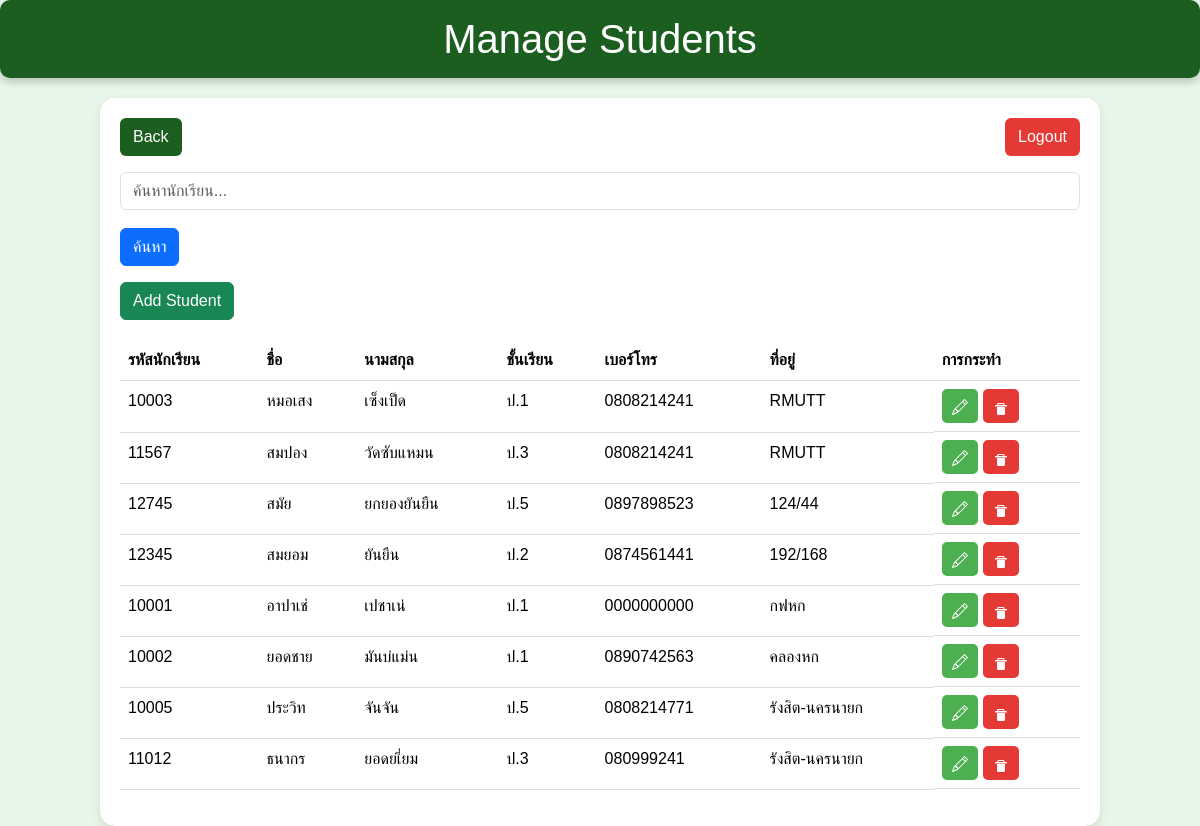
Screenshot of /admin_manage_student.php with the database file from the repository.
### tables this page shows
CREATE TABLE `student` (
  `id` int(11) NOT NULL,
  `student_code` varchar(50) NOT NULL,
  `Fname` varchar(50) NOT NULL,
  `Lname` varchar(50) NOT NULL,
  `class` varchar(20) NOT NULL,
  `phone` varchar(15) DEFAULT NULL,
  `address` text DEFAULT NULL
);

### admin_manage_student.php (the view, shortened to what this page needs)
<?php
require 'config.php';
$search = $_GET['search'] ?? "";
$search_param = "%$search%";
$stmt = $conn->prepare("SELECT id, student_code, Fname, Lname, class, phone, address FROM student WHERE student_code LIKE ? OR Fname LIKE ? OR Lname LIKE ? OR class LIKE ?");
$stmt->bind_param("ssss", $search_param, $search_param, $search_param, $search_param);
$stmt->execute();
$result = $stmt->get_result();
?>
<!DOCTYPE html>
<html lang="en">
<head>
    <link href="https://cdn.jsdelivr.net/npm/bootstrap@5.3.3/dist/css/bootstrap.min.css" rel="stylesheet">
</head>
<body>
    <h1 id="title">Manage Students</h1>
    <div class="container">
        <div class="d-flex justify-content-between mb-3">
            <a href="admin_dashboard.php" class="btn btn-back">Back</a>
            <a href="index.php" class="btn btn-logout">Logout</a>
        </div>
        <form method="GET" class="mb-3">
            <input type="text" name="search" class="form-control" placeholder="ค้นหานักเรียน..." value="<?php echo htmlspecialchars($search); ?>">
            <button type="submit" class="btn btn-primary mt-2">ค้นหา</button>
        </form>
        <div class="d-flex justify-content-between mb-3">
            <a href="admin_add_student.php" class="btn btn-success">Add Student</a>
        </div>
        <table class="table">
            <thead>
                <tr>
                    <th>รหัสนักเรียน</th>
                    <th>ชื่อ</th>
                    <th>นามสกุล</th>
                    <th>ชั้นเรียน</th>
                    <th>เบอร์โทร</th>
                    <th>ที่อยู่</th>
                    <th>การกระทำ</th>
                </tr>
            </thead>
            <tbody>
                <?php if ($result->num_rows > 0): ?>
                    <?php while ($row = $result->fetch_assoc()): ?>
                        <tr>
                            <td><?php echo htmlspecialchars($row['student_code']); ?></td>
                            <td><?php echo htmlspecialchars($row['Fname']); ?></td>
                            <td><?php echo htmlspecialchars($row['Lname']); ?></td>
                            <td><?php echo htmlspecialchars($row['class']); ?></td>
                            <td><?php echo htmlspecialchars($row['phone']); ?></td>
                            <td><?php echo htmlspecialchars($row['address']); ?></td>
                            <td class="action-buttons">
                                <a href="admin_edit_student.php?id=<?php echo $row['id']; ?>" class="btn btn-edit">
                                </a>
                                <a href="admin_delete_student.php?id=<?php echo $row['id']; ?>" class="btn btn-delete" onclick="return confirm('คุณแน่ใจหรือไม่ว่าต้องการลบนักเรียนคนนี้?');">
                                </a>
                            </td>
                        </tr>
                    <?php endwhile; ?>
                <?php else: ?>
                    <tr>
                        <td colspan="7" class="text-center">ไม่พบข้อมูลนักเรียน</td>
                    </tr>
                <?php endif; ?>
            </tbody>
        </table>
    </div>
</body>
</html>

### admin_manage_student.php (style rules this page uses)
body { background-color: #e8f5e9; font-family: Arial, sans-serif; }
#title { text-align: center; padding: 15px; background-color: #1b5e20; color: white; margin-bottom: 20px; border-radius: 10px; box-shadow: 0 4px 8px rgba(0, 0, 0, 0.2); }
.container { max-width: 1000px; margin: auto; background-color: #ffffff; padding: 20px; border-radius: 15px; box-shadow: 0 4px 10px rgba(0, 0, 0, 0.1); }
.btn { font-size: 1rem; }
.btn-edit { color: #fff; background-color: #4caf50; border: none; padding: 5px 10px; border-radius: 5px; }
.btn-delete { color: #fff; background-color: #e53935; border: none; padding: 5px 10px; border-radius: 5px; }
.btn-logout { background-color: #e53935; color: white; }
.btn-back { background-color: #1b5e20; color: white; }
.form-control { margin-bottom: 10px; }
table { width: 100%; margin-top: 20px; border-collapse: collapse; }
th, td { text-align: left; padding: 10px; border-bottom: 1px solid #ddd; }
th { background-color: #4caf50; color: white; }
.action-buttons { display: flex; gap: 5px; }

### rows the page displays
student: student_code "10003", Fname "หมอเสง", Lname "เซ็งเป็ด", class "ป.1", phone "0808214241", address "RMUTT"
student: student_code "11567", Fname "สมปอง", Lname "วัดซับแหมน", class "ป.3", phone "0808214241", address "RMUTT"
student: student_code "12745", Fname "สมัย", Lname "ยกยองยันยืน", class "ป.5", phone "0897898523", address "124/44"
student: student_code "12345", Fname "สมยอม", Lname "ยันยืน", class "ป.2", phone "0874561441", address "192/168"
student: student_code "10001", Fname "อาปาเช่", Lname "เปชาเน่", class "ป.1", phone "0000000000", address "กฟหก"
student: student_code "10002", Fname "ยอดชาย", Lname "มันบ่แม่น", class "ป.1", phone "0890742563", address "คลองหก"
student: student_code "10005", Fname "ประวิท", Lname "จันจัน", class "ป.5", phone "0808214771", address "รังสิต-นครนายก"
student: student_code "11012", Fname "ธนากร", Lname "ยอดยเี่ยม", class "ป.3", phone "080999241", address "รังสิต-นครนายก"
